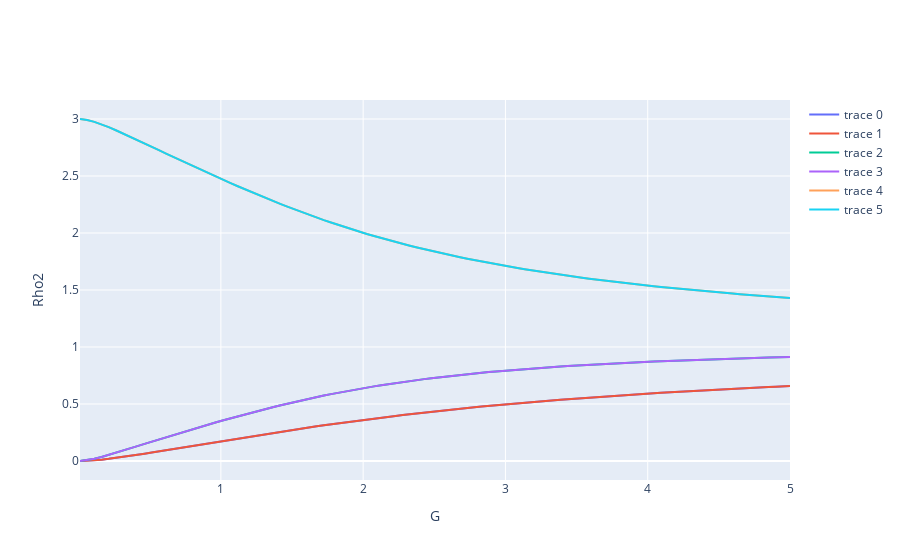

The cell this chart's notebook holds for it:
### Code cell
# Ploteamos
rho_range = dict(sorted(rho_range.items()))
x_axis = list(rho_range.keys())
values = list(rho_range.items())
size = len(values[0][1])

fig = go.Figure()
for k in range(0,size):
    fig.add_trace(go.Scatter(
        x=x_axis,
        y=[values[j][1][k] for j in range(0,num)]
    ))
fig.update_layout(xaxis_title='G',
                   yaxis_title='Rho2')
fig.show()
